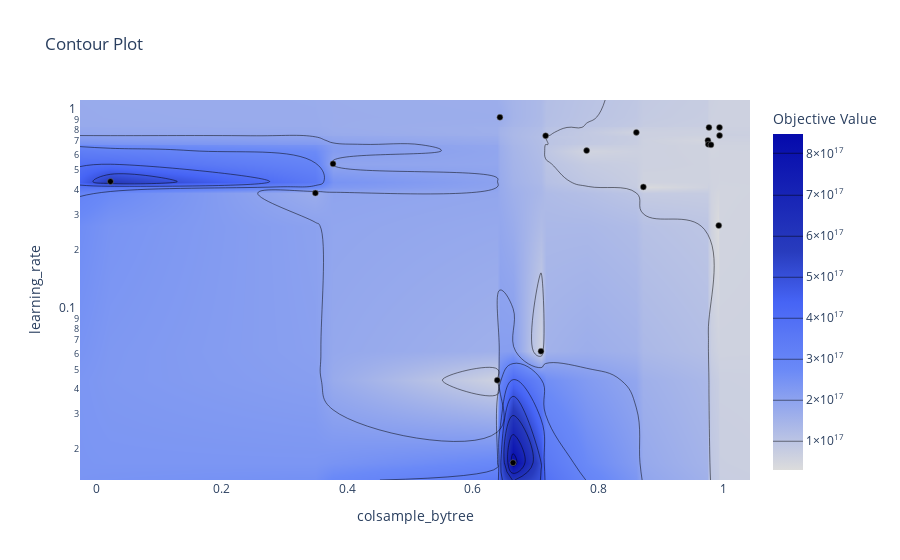

Write notebook code for a chart like this one.
### Code cell
optuna.visualization.plot_contour(study, params=['colsample_bytree', 'learning_rate'])

### Figure 1 — Plotly figure (JSON) as saved in the notebook; plotly's stock layout.template omitted (floating-point values rounded to 4 significant figures; data arrays with more than 128 entries replaced by an {"elided": "..."} marker saying what was removed)
{"data": [{"autocontour": true, "colorbar": {"title": {"text": "Objective Value"}}, "colorscale": [[0, "rgb(5,10,172)"], [0.35, "rgb(40,60,190)"], [0.5, "rgb(70,100,245)"], [0.6, "rgb(90,120,245)"], [0.7, "rgb(106,137,247)"], [1, "rgb(220,220,220)"]], "connectgaps": true, "contours": {"coloring": "heatmap", "end": 800000000000000000, "size": 100000000000000000, "start": 100000000000000000}, "hoverinfo": "none", "line": {"smoothing": 1.3}, "reversescale": true, "type": "contour", "x": [-0.0263, 0.02226, 0.3491, 0.3771, 0.6391, 0.6433, 0.6643, 0.7088, 0.7162, 0.7815, 0.8609, 0.872, 0.975, 0.9757, 0.9767, 0.9799, 0.9922, 0.9934, 0.9935, 1.042], "y": [0.01391, 0.01699, 0.04414, 0.06167, 0.264, 0.3842, 0.4125, 0.4389, 0.5386, 0.6279, 0.671, 0.6749, 0.7063, 0.7456, 0.7473, 0.7751, 0.8207, 0.8212, 0.9232, 1.127], "z": {"elided": "20x20 int values"}}, {"marker": {"color": "black", "line": {"color": "Grey", "width": 0.5}}, "mode": "markers", "showlegend": false, "type": "scatter", "x": [0.3491, 0.3771, 0.6391, 0.7088, 0.02226, 0.9934, 0.7162, 0.6643, 0.6433, 0.9935, 0.975, 0.8609, 0.7815, 0.9922, 0.9757, 0.9799, 0.9767, 0.872], "y": [0.3842, 0.5386, 0.04414, 0.06167, 0.4389, 0.8212, 0.7456, 0.01699, 0.9232, 0.7473, 0.7063, 0.7751, 0.6279, 0.264, 0.6749, 0.671, 0.8207, 0.4125]}], "layout": {"autosize": true, "title": {"text": "Contour Plot"}, "xaxis": {"range": [-0.0263, 1.042], "title": {"text": "colsample_bytree"}, "type": "linear"}, "yaxis": {"range": [-1.857, 0.05203], "title": {"text": "learning_rate"}, "type": "log"}}}
